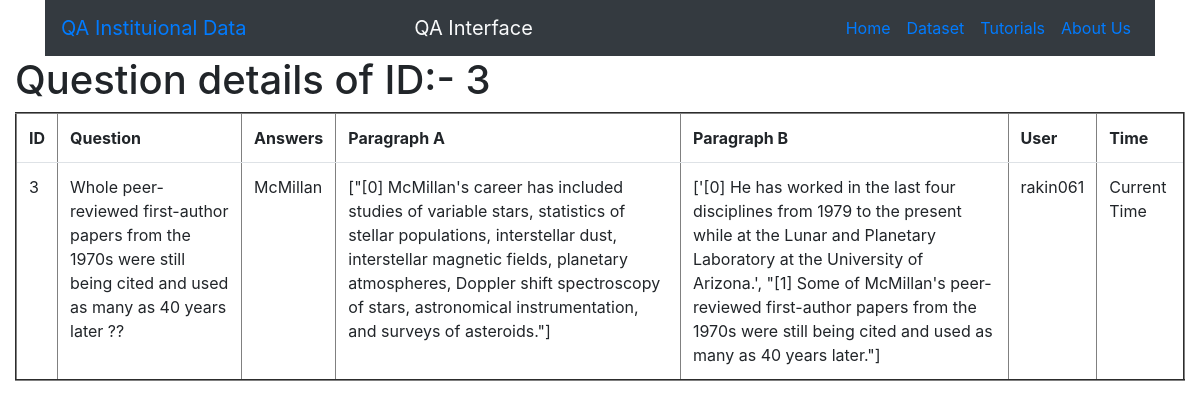
/element/3, run on the app's committed database.
### qa_interface/models.py (models this page shows, shortened)
class QA_Interface(models.Model):
	source_id=models.CharField(max_length=30,blank=False,null=False) # max_length = required
	title_A=models.CharField(blank=False, null=False,max_length=35)
	par_A=models.TextField(blank=False, null=False)
	title_B=models.CharField(blank=False, null=False,max_length=35)
	par_B=models.TextField(blank=False, null=False)
	question=models.TextField(blank=False, null=False, max_length=1000,help_text=' &nbsp; <button type="button" class="btn btn-danger btn-sm align-top" data-bs-container="body" '
																					  'data-bs-toggle="popover" data-bs-placement="right" data-bs-html="true"  '
																					  'data-bs-content=" Multi-hop questions require systems to aggregate information between '
																				      'multiple contexts, the ability of a system to reason over multiple sources of '
																				      'data such as paragraphs to output desired answer. Here, the system has to reason with information taken from more than one document '
																				      '(i.e. Parapgaphs) to arrive at the final answer. <br> <br> <b> Example: </b> What is the population of the capital city of Bangladesh ? '
																				      '<br> <b>Answer: </b> 40 Millions !!'
																				 	  '<br> <b>Reasoning:</b> Capital City of Bangladesh ---> Dhaka ---> Population: 40 Millions. '
																				      '<br> <br> Click <a href='' https://hotpotqa.github.io/ '' '
																				      'target=''_blank'' > here </a> to see further details of multihop questions ! "> ? </button>')
	answer=models.TextField(blank=False, null=False, max_length=100)
	question_type_choices= [('Bridge_entity', 'Bridge'),('Comparison', 'Comparison'),('Intersection', 'Intersection'),('Commonsense_reasoning', 'Commonsense')]
	question_type=models.CharField(max_length=22, choices=question_type_choices, default='Bridge_entity',help_text=' &nbsp; <button type="button" class="btn btn-danger btn-sm align-top" data-bs-container="body" '
																					  'data-bs-toggle="popover" data-bs-placement="right" data-bs-html="true"  '
																					  'data-bs-content=" Types of multi hop question you entered. Click <a href='' https://github.com/UA-KMAP/KMAP-QA/blob/main/qa_interface/templates/images/MHQA.png '' '
																				      'target=''_blank''> here </a> to see details of different types of multi hop question. "> ? </button>')
	level_choices=[('Hard','Hard'),('Medium','Medium'),('Easy','Easy')]
	level=models.CharField(max_length=6, choices=level_choices, default='Easy', help_text=' &nbsp; <button type="button" class="btn btn-danger btn-sm align-top" data-bs-container="body" '
																					  'data-bs-toggle="popover" data-bs-placement="right" data-bs-html="true"  '
																					  'data-bs-content="Difficulty level of the multi hop question you entered! "> ? </button>' )
	supporting_facts=models.TextField(blank=False, null=False,max_length=4, help_text=' &nbsp; <button type="button" class="btn btn-danger btn-sm align-top" data-bs-container="body" '
																					  'data-bs-toggle="popover" data-bs-placement="right" data-bs-html="true"  '
																					  'data-bs-content="Supporting facts specify the sentences involved while creating the multi hop question from '
																					  'both of the paragraphs.<br> <b>Example Input: 0,1. </b> It indicates that first sentence from the first paragraph and '
																					  'second sentence from the second paragraph have been used to produce the multi hop question.."> ? </button>')

### qa_interface/views.py (the view)
# urls.py: path("element/<int:id>", dynamic_view, name="qa_entity"),
def dynamic_view(request,id):
	try:
		obj=QA_Interface.objects.get(id=id)
	except QA_Interface.DoesNotExist:
		raise Http404
	context={
		"element": obj,
		"id":id,
	}
	return render(request,"entity.html",context)

### qa_interface/templates/entity.html
{% extends 'base.html' %}
{% block content %}
<h1> Question details of ID:- {{id}}  </h1>
<table border="2" class="table table-hover ">
	<tr>
		<th>ID</th>
		<th>Question</th>
		<th>Answers</th>
		<th>Paragraph A</th>
		<th>Paragraph B</th>
		<th>User</th>
		<th>Time</th>
	</tr>
		<tr>
			<td>{{element.id}}</a></td>
			<td>{{element.question}}</td>
			<td>{{element.answer}}</td>
			<td>{{element.par_A}}</td>
			<td>{{element.par_B}}</td>
			<td>rakin061</td>
			<td>Current Time</td>
		</tr>
</table>
{% endblock %}

### data on the page
QA_Interface: id "3", question "Whole peer-reviewed first-author papers from the 1970s were still being cited and used as many as 40 years later ??", answer "McMillan", par_A "[\"[0] McMillan's career has included studies of variable stars, statistics of stellar populations, interstellar dust, interstellar magnetic fields, planetary atmospheres, Doppler shift spectroscopy of stars, astronomical instrumentation, and surveys of asteroids.\"]", par_B "['[0] He has worked in the last four disciplines from 1979 to the present while at the Lunar and Planetary Laboratory at the University of Arizona.', \"[1] Some of McMillan's peer-reviewed first-author papers from the 1970s were still being cited and used as many as 40 years later.\"]"

### other printed values
{{ id }} "3"
